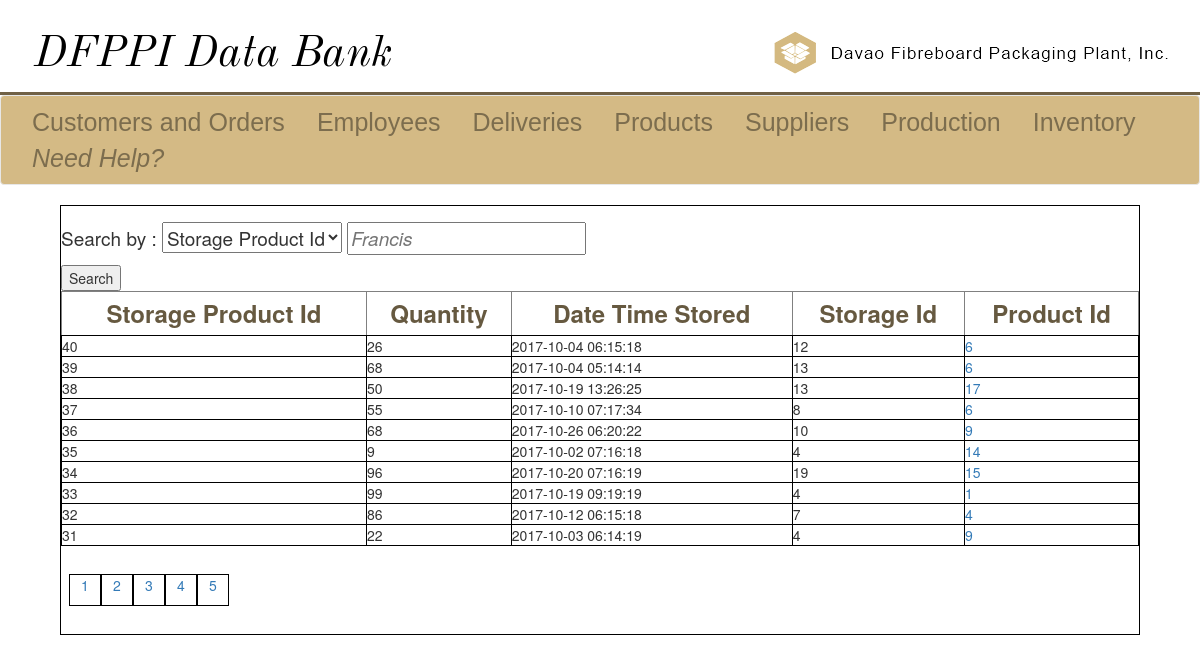
The page /inventory-view-items.php?choice=1&srch=1&direction=DESC&order=sp_Id&page=1 on the database its author committed.
### tables this page shows
CREATE TABLE `storage_products` (
  `sp_Id` int(11) NOT NULL,
  `sp_quantity` int(11) DEFAULT NULL COMMENT 'Amount of products to be stored',
  `sp_dateTimeStored` datetime NOT NULL DEFAULT CURRENT_TIMESTAMP,
  `s_Id` int(11) NOT NULL,
  `p_Id` int(11) NOT NULL
);

### inventory-view-items.php (the view, shortened to what this page needs)
<!DOCTYPE html>
<?php
	include("sql_connect.php");
    $choice = isset($_GET['choice'])? $_GET['choice'] : 1;
    $srch = isset($_GET['srch'])? $_GET['srch'] : 1;
	$numberOfRows = 10;
	$page = isset($_GET['page']) ? $_GET['page'] : 1;
	$limit = ($page - 1) * $numberOfRows;
	$col = isset($_GET['order']) ? $_GET['order'] : "sp_Id";
	$dir = isset($_GET['direction']) ? $_GET['direction'] : "ASC";
	$query = "SELECT * FROM storage_products WHERE {$choice} = '{$srch}' ORDER BY {$col} {$dir} LIMIT {$limit}, {$numberOfRows}";
	$result = mysqli_query($conn, $query);
	$query2 = "SELECT COUNT(*) as rowCount FROM storage_products WHERE {$choice} = '{$srch}';";
	$result2 = mysqli_query($conn, $query2);
	$totalRows = mysqli_fetch_row($result2);
	$numberOfPages = ceil($totalRows[0] / $numberOfRows);
?>
<html>
	<head>
		<link rel = "stylesheet" href = "css/bootstrap.min.css">
		<link rel = "stylesheet" href = "css/design.css">
	</head>
	<body>
		<div class = "ultra-banner">
			<div class = "left-ub">
				<a href = "home.php"><img id = "left-logo" src = "images/ultra-banner.png" alt = "DFPPI Home"></a>
			</div>
			<div class = "right-ub">
				<a href = "http://www.davaofibre.ph"><img id = "right-logo" src = "images/other.png" alt = "Employee Module"></a>
			</div>
		</div>
		<div class = "line-sep">
		</div>
		<nav class="navbar navbar-default" id = "myNav">
			<div class="container-fluid">
				<ul class="nav navbar-nav">
					<li><a id = "li-a" href = "customers.php">Customers and Orders</a></li>
					<li><a id = "li-a" href = "employees.php">Employees</a></li>
					<li><a id = "li-a" href = "deliveries.php">Deliveries</a></li>
					<li><a id = "li-a" href = "products.php">Products</a></li>
					<li><a id = "li-a" href = "supplier.php">Suppliers</a></li>
					<li><a id = "li-a" href = "production.php">Production</a></li>
					<li><a id = "li-a" href = "inventory.php">Inventory</a></li>
					<li><a id = "li-a" href = "docs/manual.html"><i>Need Help?</i></a></li>
				</ul>
			</div>
		</nav>
		<div class = "main-view">
			<div class = "top-div">
				<form action = "inventory-view-items.php" method = "get" onsubmit = "return check();" autocomplete="off">
					<p class = "form-body">Search by :
					<select id = "choice" name = "choice">
                    <option value="sp_Id">Storage Product Id</option>
					</select>
					<input type = "text" id = "srch" name = "srch" class = "input-srch" maxlength = 128 autofocus placeholder = "Francis" required>
					</p>
					<input id = "submit" type = "submit" value = "Search">
				</form>
			</div>
			<div class = "bot-div">
            <?php
                echo "<table class= 'table-set' border='1' cellspacing='1' cellpadding='3' style='width:100%;font-size:20;'>";
                $ndir = ($col == "sp_Id" && $dir == "ASC") ? "DESC" : "ASC";
                echo "<th><a href='inventory-view-items.php?choice={$choice}&srch={$srch}&direction={$ndir}&order=sp_Id&page={$page}'>Storage Product Id</a></th>";
                $ndir = ($col == "sp_quantity" && $dir == "ASC") ? "DESC" : "ASC";
                echo "<th><a href='inventory-view-items.php?choice={$choice}&srch={$srch}&direction={$ndir}&order=sp_quantity&page={$page}'>Quantity</a></th>";
                $ndir = ($col == "sp_dateTimeStored" && $dir == "ASC") ? "DESC" : "ASC";
                echo "<th><a href='inventory-view-items.php?choice={$choice}&srch={$srch}&direction={$ndir}&order=sp_dateTimeStored&page={$page}'>Date Time Stored</a></th>";
                $ndir = ($col == "s_Id" && $dir == "ASC") ? "DESC" : "ASC";
                echo "<th><a href='inventory-view-items.php?choice={$choice}&srch={$srch}&direction={$ndir}&order=s_Id&page={$page}'>Storage Id</a></th>";
                $ndir = ($col == "p_Id" && $dir == "ASC") ? "DESC" : "ASC";
                echo "<th><a href='inventory-view-items.php?choice={$choice}&srch={$srch}&direction={$ndir}&order=p_Id&page={$page}'>Product Id</a></th>";
                while($row = mysqli_fetch_assoc($result)){
                    echo "<tr>";
                    echo "<td>{$row["sp_Id"]}</td>";
                    echo "<td>{$row["sp_quantity"]}</td>";
                    echo "<td>{$row["sp_dateTimeStored"]}</td>";
                    echo "<td>{$row["s_Id"]}</td>";
                    echo "<td><a href='products-view.php?choice=p_Id&srch={$row['p_Id']}'>{$row["p_Id"]}</a></td>";
                    echo "</tr>";
                }
                echo "</table>";
            ?>
            <div class = 'pagination'>
                <ul>
                <?php
                    for($i = 1; $i <= $numberOfPages; $i++){
                        echo "<li><a href='inventory-view-items.php?choice={$choice}&srch={$srch}&direction={$dir}&order={$col}&page={$i}'>{$i}</a></li>";
                    }
                ?>
                </ul>
            </div>
			</div>
		</div>
	</body>
</html>

### css/design.css (style rules this page uses)
th { font-size: 3vh; text-align: center; text-decoration: none; padding: 4px; }
th a { color: #665940; }
ul { list-style-type: none; margin: 0; padding: 1vh; }
#myNav { background-color: #d4ba85; width: 100%; }
#li-a { color: #7c6d4e; text-align: center; padding: 1vh 2vh; font-size: 25px; font-family: sans-serif; text-decoration: none; }
.ultra-banner { width: 100%; background-color: #ffffff; height: 10vh; margin-bottom: 1%; }
.line-sep { background-color:#706146; width: 100%; height: 0.4vh; }
.left-ub,.right-ub { display: inline; width: 50%; height: 100%; }
.left-ub { float: left; }
#left-logo { margin-top: 4vh; margin-left: 4vh; }
#right-logo { float: right; margin-top: 4vh; margin-right: 4vh; }
.pagination li { height: 4vh; width: 4vh; display: inline-block; text-align: center; border: 1px solid black; }
input[placeholder] { font-style: italic; }
p.form-body { font-size: 19px; margin-top: 2vh; }
.main-view { margin-left: auto; margin-right: auto; border: 1px solid black; height: 100%; width: 90%; }
.pagination, .top-div, .mid-div { width: 100%; }
.table-set td { width: auto; border: 1px solid black; cellspacing: 1px; cellpadding: 3px; }
input[placeholder] { color: black; }

### rows shown on the page
storage_products: sp_Id "40", sp_quantity "26", sp_dateTimeStored "2017-10-04 06:15:18", s_Id "12", p_Id "6"
storage_products: sp_Id "39", sp_quantity "68", sp_dateTimeStored "2017-10-04 05:14:14", s_Id "13", p_Id "6"
storage_products: sp_Id "38", sp_quantity "50", sp_dateTimeStored "2017-10-19 13:26:25", s_Id "13", p_Id "17"
storage_products: sp_Id "37", sp_quantity "55", sp_dateTimeStored "2017-10-10 07:17:34", s_Id "8", p_Id "6"
storage_products: sp_Id "36", sp_quantity "68", sp_dateTimeStored "2017-10-26 06:20:22", s_Id "10", p_Id "9"
storage_products: sp_Id "35", sp_quantity "9", sp_dateTimeStored "2017-10-02 07:16:18", s_Id "4", p_Id "14"
storage_products: sp_Id "34", sp_quantity "96", sp_dateTimeStored "2017-10-20 07:16:19", s_Id "19", p_Id "15"
storage_products: sp_Id "33", sp_quantity "99", sp_dateTimeStored "2017-10-19 09:19:19", s_Id "4", p_Id "1"
storage_products: sp_Id "32", sp_quantity "86", sp_dateTimeStored "2017-10-12 06:15:18", s_Id "7", p_Id "4"
storage_products: sp_Id "31", sp_quantity "22", sp_dateTimeStored "2017-10-03 06:14:19", s_Id "4", p_Id "9"
